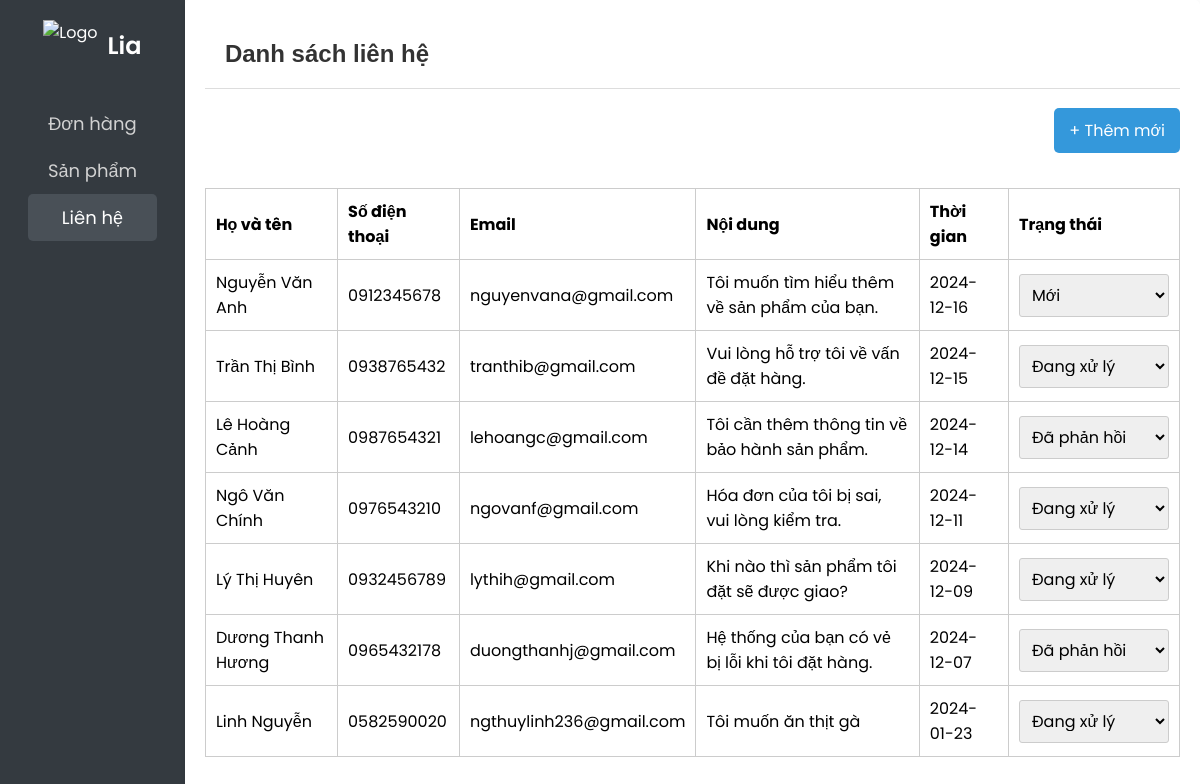
The app's page /Project_Admin/lienhe.php with its own data.
### tables this page shows
CREATE TABLE `contact` (
  `contact_id` int(11) NOT NULL,
  `user_name` varchar(255) NOT NULL,
  `user_phone` varchar(15) NOT NULL,
  `user_email` varchar(255) NOT NULL,
  `content` text NOT NULL,
  `date` date DEFAULT NULL,
  `contact_status` varchar(100) DEFAULT NULL
);

### Project_Admin/lienhe.php (the view)
<?php include 'header.php'; ?>
<?php
include('server/connection.php');
$sql = "SELECT contact_id,user_name, user_phone, user_email, content, DATE(date) AS date, contact_status FROM contact";
$result = $conn->query($sql);
?>
<div class="main-content">
    <header>
        <h1>Danh sách liên hệ</h1>
    </header>
<a href="themlienhe.php" class="btn-add2">+ Thêm mới</a>
    <div class="contact-list">
        <table>
            <thead>
                <tr>
                    <th>Họ và tên</th>
                    <th>Số điện thoại</th>
                    <th>Email</th>
                    <th>Nội dung</th>
                    <th>Thời gian</th>
                    <th>Trạng thái</th>
                </tr>
            </thead>
            <tbody>
            <?php
            if ($result->num_rows > 0) {
                    while ($row = $result->fetch_assoc()) {
                        echo "<tr>";
                        echo "<td><a href='chitietlh.php?id=" . htmlspecialchars($row['contact_id']) . "' class='contact-link'>" . htmlspecialchars($row['user_name']) . "</a></td>";
                        echo "<td>" . htmlspecialchars($row['user_phone']) . "</td>";
                        echo "<td>" . htmlspecialchars($row['user_email']) . "</td>";
                        echo "<td>" . htmlspecialchars($row['content']) . "</td>";
                        echo "<td>" . htmlspecialchars($row['date']) . "</td>";
                        echo "<td>
                                <select>
                                    <option " . ($row['contact_status'] == 'Mới' ? 'selected' : '') . ">Mới</option>
                                    <option " . ($row['contact_status'] == 'Đang xử lý' ? 'selected' : '') . ">Đang xử lý</option>
                                    <option " . ($row['contact_status'] == 'Đã phản hồi' ? 'selected' : '') . ">Đã phản hồi</option>
                                </select>
                              </td>";
                        echo "</tr>";
                    }
                } else {
                    echo "<tr><td colspan='6'>Không có dữ liệu</td></tr>";
                }
            ?>
            </tbody>
        </table>
    </div>
</div>

### Project_Admin/style.css (style rules this page uses)
* { margin: 0; padding: 0; box-sizing: border-box; font-family: 'Poppins', sans-serif; }
body { display: flex; margin: 0; background-color: #fff; }
header { padding: 20px; background-color: #fff; margin-bottom: 20px; border-bottom: 1px solid #ddd; }
header h1 { font-size: 24px; color: #333; font-family:arial; }
.main-content { background-color: #fff; border-radius: 5px; padding: 20px; box-shadow: 0px 2px 5px rgba(0, 0, 0, 0.1); width: 100%; box-sizing: border-box; }
table { width: 100%; border-collapse: collapse; }
table th, table td { padding: 10px; border: 1px solid #ccc; text-align: left; }
.btn-add2 { display: inline-block; background-color: #3498db; color: white; text-decoration: none; padding: 10px 15px; border-radius: 5px; float: right; margin-top: -1px; margin-bottom: 35px; }
select { padding: 8px; border: 1px solid #ccc; border-radius: 3px; font-size: 16px; width:150px; }
.contact-link { color: black; text-decoration: none; }

### records on screen
contact: user_name "Nguyễn Văn Anh", user_phone "0912345678", user_email "nguyenvana@gmail.com", content "Tôi muốn tìm hiểu thêm về sản phẩm của bạn.", date "2024-12-16", contact_status "Mới"
contact: user_name "Trần Thị Bình", user_phone "0938765432", user_email "tranthib@gmail.com", content "Vui lòng hỗ trợ tôi về vấn đề đặt hàng.", date "2024-12-15", contact_status "Đang xử lý"
contact: user_name "Lê Hoàng Cảnh", user_phone "0987654321", user_email "lehoangc@gmail.com", content "Tôi cần thêm thông tin về bảo hành sản phẩm.", date "2024-12-14", contact_status "Đã phản hồi"
contact: user_name "Ngô Văn Chính", user_phone "0976543210", user_email "ngovanf@gmail.com", content "Hóa đơn của tôi bị sai, vui lòng kiểm tra.", date "2024-12-11", contact_status "Đang xử lý"
contact: user_name "Lý Thị Huyên", user_phone "0932456789", user_email "lythih@gmail.com", content "Khi nào thì sản phẩm tôi đặt sẽ được giao?", date "2024-12-09", contact_status "Đang xử lý"
contact: user_name "Dương Thanh Hương", user_phone "0965432178", user_email "duongthanhj@gmail.com", content "Hệ thống của bạn có vẻ bị lỗi khi tôi đặt hàng.", date "2024-12-07", contact_status "Đã phản hồi"
contact: user_name "Linh Nguyễn", user_phone "0582590020", user_email "ngthuylinh236@gmail.com", content "Tôi muốn ăn thịt gà", date "2024-01-23", contact_status "Đang xử lý"
